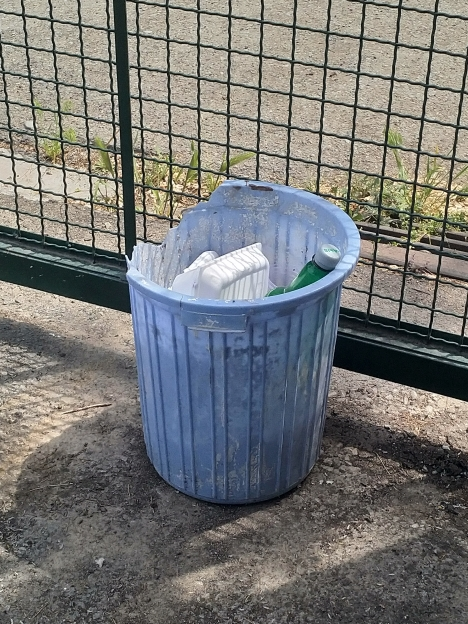
#> input picture cv-lab13/codes/01.jpg, 468 x 624 px
$ python display_HOG_featuers.py
#> lines starting #> are read from the running program, lines starting #| are printed output that depends on the picture
from skimage import exposure
from skimage import feature
import cv2
import numpy as np

logo = cv2.imread("01.jpg")
#> logo is the input picture: shape (624, 468, 3); mean B, G, R 117, 118.6, 118.2
logo = cv2.cvtColor(logo, cv2.COLOR_BGR2GRAY)
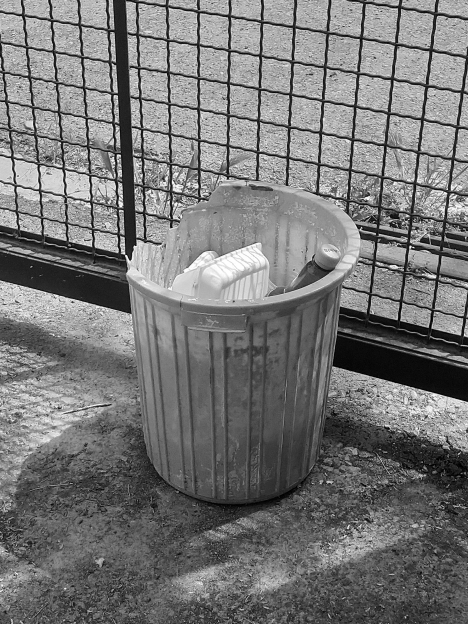
#> logo: shape (624, 468); min 0, max 255, mean 118.3

(H, hogImage) = feature.hog(logo, orientations=9, pixels_per_cell=(8, 8),
                cells_per_block=(2, 2), visualize=True)
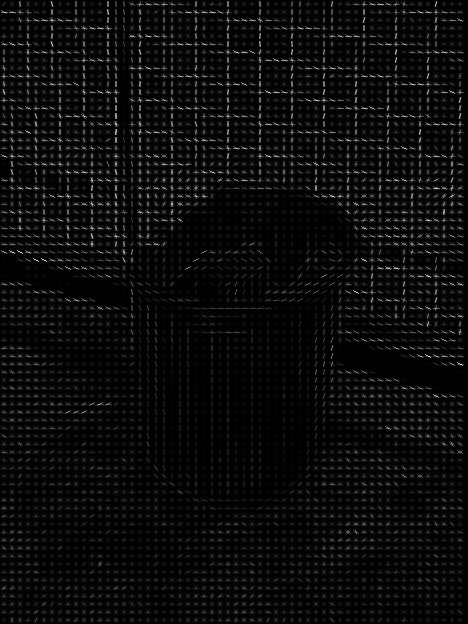
#> hogImage: shape (624, 468) float64; min 0, max 93.04, mean 4; drawn with min black and max white

hogImage = exposure.rescale_intensity(hogImage, out_range=(0, 255))
hogImage = hogImage.astype("uint8")

cv2.imshow("HOG Image", hogImage)
cv2.waitKey(0)

$ run again, with cv-lab13/codes/chk8.jpg copied over cv-lab13/codes/01.jpg
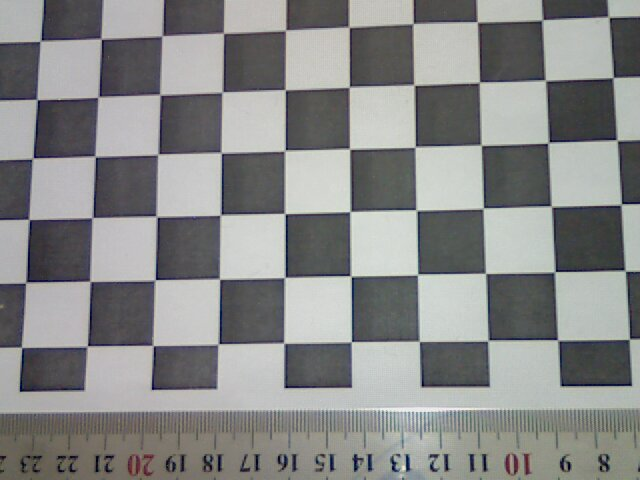
#> input picture cv-lab13/codes/chk8.jpg, 640 x 480 px
#> logo is the input picture: shape (480, 640, 3); mean B, G, R 136.2, 136.8, 135.9
#> logo: shape (480, 640)
#> `(H, hogImage) = feature.hog(logo, orientations=9, pixels_per_cell=(8, ..`:
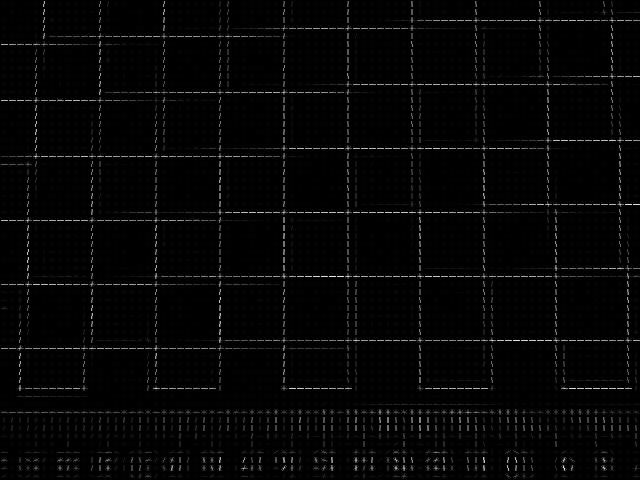
#> hogImage: shape (480, 640) float64; min 0, max 56.6, mean 1.2; drawn with min black and max white

$ run again, with cv-lab13/codes/karimi.jpg copied over cv-lab13/codes/01.jpg
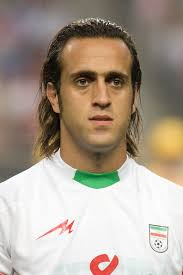
#> input picture cv-lab13/codes/karimi.jpg, 183 x 275 px
#> logo is the input picture: shape (275, 183, 3); mean B, G, R 144.4, 158.4, 171.7
#> `logo = cv2.cvtColor(logo, cv2.COLOR_BGR2GRAY)`:
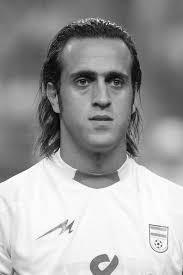
#> logo: shape (275, 183); min 1, max 255, mean 160.8
#> `(H, hogImage) = feature.hog(logo, orientations=9, pixels_per_cell=(8, ..`:
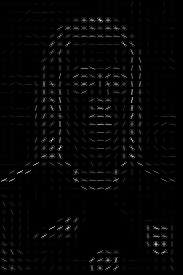
#> hogImage: shape (275, 183) float64; min 0, max 56.69, mean 1.2; drawn with min black and max white
